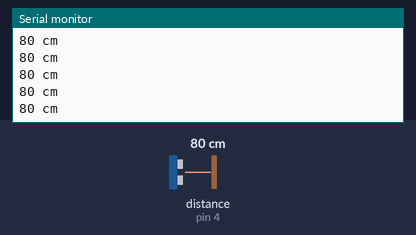
Bench run of a sketch on a simulated Arduino Uno, built with avr-gcc and run on an emulated ATmega328P. On the bench: the last lines printed to the serial monitor. Wiring (inferred from the names in the program): ultrasonic range finder: trigger pin 2; echo pin 4. Inputs (shaded band) come from the test bench; at power-on: distance to the obstacle (sensor on pin 4) 80 cm. The echo pulse lasts 58.3 µs per cm.

Above: at 1.2 s.
1.3 s: distance to the obstacle (sensor on pin 4) set to 4 cm
At 1.38 s:
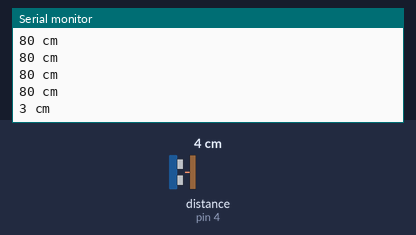
4.3 s: distance to the obstacle (sensor on pin 4) set to 250 cm
At 4.41 s:
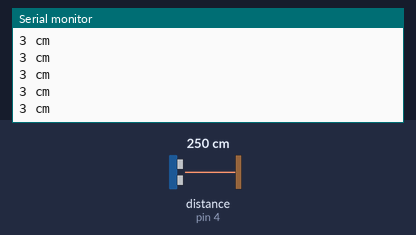
Timing chart, 0 to 7.3 s (numbered marks = the images above; inputs shaded):
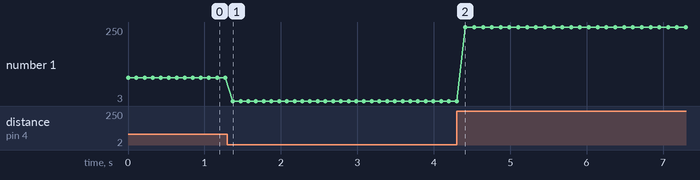

Measured:
- after the input at 1.3 s, the serial monitor: prints a new line after 0.07 s (image 1)
- plotted number 1: 80 → 3 after the input at 1.3 s, 3 → 250 after the input at 4.3 s

The sketch:

Ultrasonic_Sensor.ino
```cpp
void setup() {
  pinMode(2, OUTPUT);//define arduino pin
  pinMode(4, INPUT);//define arduino pin
  Serial.begin(9600);//enable serial monitor
}

void loop() {
  //pulse output
  digitalWrite(2, LOW);
  delayMicroseconds(4);
  digitalWrite(2, HIGH);
  delayMicroseconds(10);
  digitalWrite(2, LOW);

  long t = pulseIn(4, HIGH);//input pulse and save it veriable
  long cm = t / 29 / 2; //time convert distance
  String CM = " cm";

  Serial.println(cm +CM);//print serial monitor cm
  Serial.println();//print space
  delay(100);//delay
}
```
